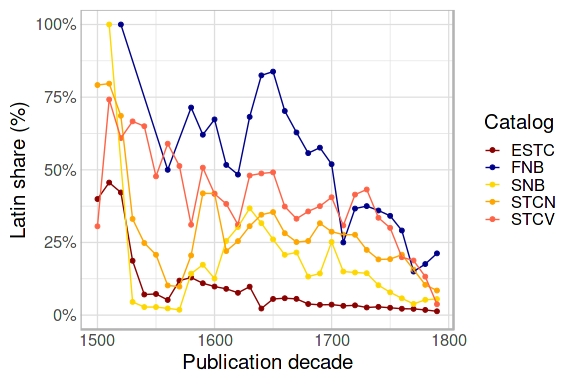

R code for this plot:
# Combine language data from catalogs
df <- NULL
for (ctl in names(catalogs)) {

  tmp <- catalogs[[ctl]][, c("language_primary", "publication_country",
                             "publication_place", "publication_decade", "publication_year")]
  tmp$catalog <- rep(ctl, nrow(tmp))
  df <- dplyr::bind_rows(df, tmp) 
}
df <- df %>% mutate(catalog=toupper(catalog))
df$catalog <- factor(df$catalog)
filter <- dplyr::filter

dfs <- df %>% filter(publication_decade >= 1500) %>%
              filter(publication_decade < 1800) %>%	      
	      group_by(catalog, publication_decade, language_primary) %>%
	      summarise(n=n()) %>%
	      mutate(f=n/sum(n)) %>%
	      filter(language_primary=="Latin") %>%
	      mutate(catalog = toupper(catalog))

# Catalog default colors
cols <- default_colors("catalog")[unique(toupper(dfs$catalog))]
p <- ggplot(dfs, aes(x = publication_decade, y = f,
                     color=catalog, fill=catalog)) +
       #geom_bar(position="dodge", stat="identity") +
       geom_point() +
       geom_line() + 
       theme_comhis("discrete", base_size=20) +
       labs(x = "Publication decade", y = "Latin share (%)") +
       scale_y_continuous(label=scales::percent, limits=c(0,1)) +
       scale_colour_manual(values=unname(cols)) +
       scale_fill_manual(values=unname(cols)) +
       labs(# title="Title share",
            fill="Catalog",
	    color="Catalog") 

CairoJPEG("Figure1.jpg", width=1.2*480, height=0.8*480, quality=100)
print(p)
dev.off()
